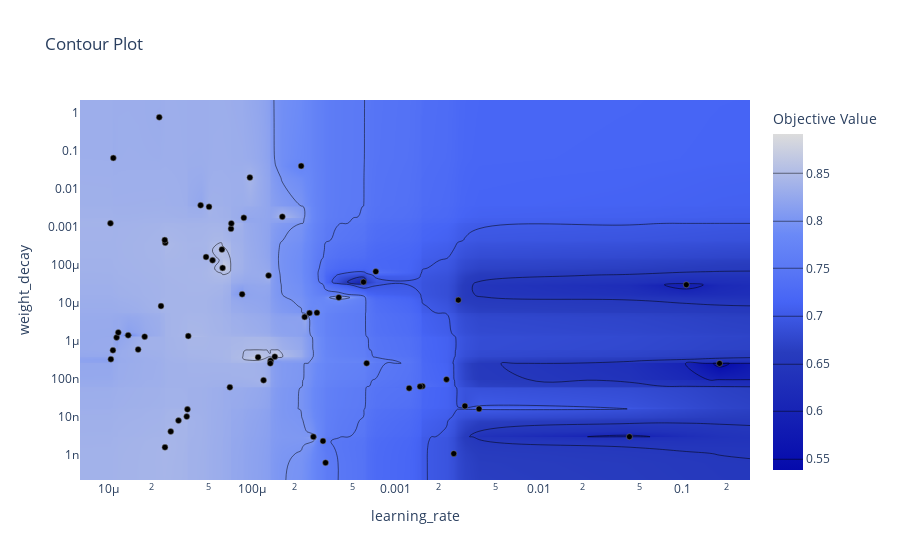

Here is the notebook cell this chart was saved with:
### Code cell
visualize.plot_contour(study, params = ['learning_rate', 'weight_decay'])
